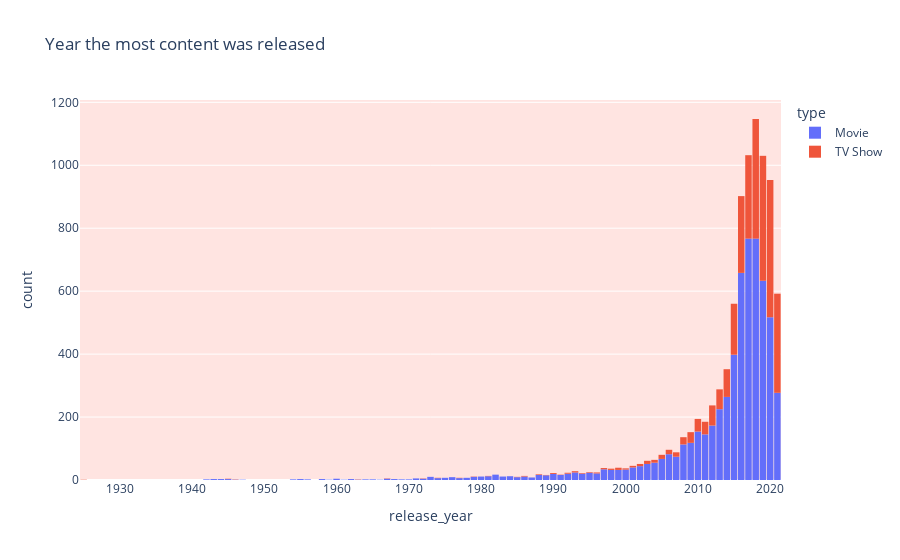

The cell this chart's notebook holds for it:
### Markdown cell above
# Which year was there the most movies and tv shows released?

### Code cell
fig = px.histogram(data_import,
            x='release_year',
                   color='type',
                  title='Year the most content was released')
fig.update_layout(bargap=0.1,
                 plot_bgcolor='mistyrose' 
)
fig.show()

### Figure 1 — Plotly figure (JSON) as saved in the notebook; plotly's stock layout.template omitted (floating-point values rounded to 4 significant figures; data arrays with more than 128 entries replaced by an {"elided": "..."} marker saying what was removed)
{"data": [{"alignmentgroup": "True", "bingroup": "x", "hovertemplate": "type=Movie<br>release_year=%{x}<br>count=%{y}<extra></extra>", "legendgroup": "Movie", "marker": {"color": "#636efa", "pattern": {"shape": ""}}, "name": "Movie", "offsetgroup": "Movie", "orientation": "v", "showlegend": true, "type": "histogram", "x": {"elided": "6131 int values"}, "xaxis": "x", "yaxis": "y"}, {"alignmentgroup": "True", "bingroup": "x", "hovertemplate": "type=TV Show<br>release_year=%{x}<br>count=%{y}<extra></extra>", "legendgroup": "TV Show", "marker": {"color": "#EF553B", "pattern": {"shape": ""}}, "name": "TV Show", "offsetgroup": "TV Show", "orientation": "v", "showlegend": true, "type": "histogram", "x": {"elided": "2676 int values"}, "xaxis": "x", "yaxis": "y"}], "layout": {"bargap": 0.1, "barmode": "relative", "legend": {"title": {"text": "type"}, "tracegroupgap": 0}, "plot_bgcolor": "mistyrose", "title": {"text": "Year the most content was released"}, "xaxis": {"anchor": "y", "domain": [0, 1], "title": {"text": "release_year"}}, "yaxis": {"anchor": "x", "domain": [0, 1], "title": {"text": "count"}}}}
